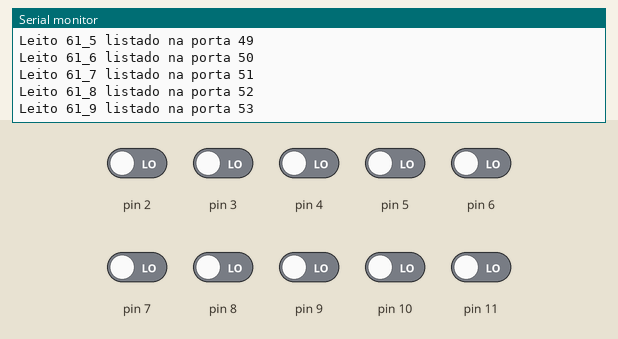
The sketch below on a simulated Arduino Uno, built with avr-gcc and run on an emulated ATmega328P. Parts: the last lines printed to the serial monitor. Inputs (shaded band) come from the test bench; at power-on: pin 2–11 LOW.

Above: at 2.5 s.
2.6 s: pin 2 driven HIGH
At 2.71 s:
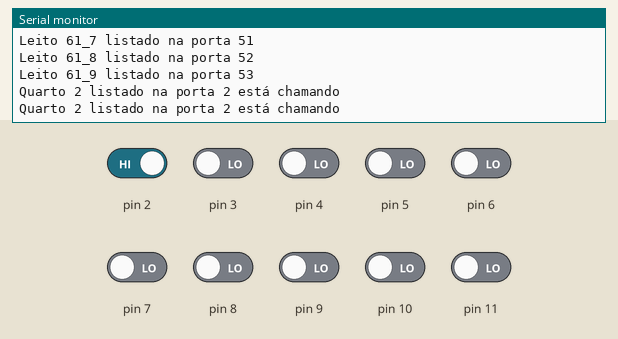
4.5 s: pin 3 driven HIGH
At 4.52 s:
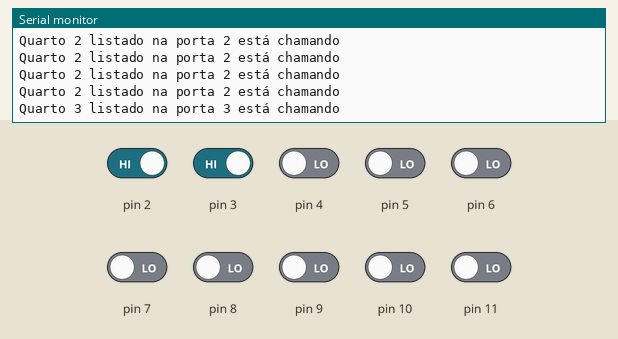
6.0 s: pin 4 driven HIGH
At 6.02 s:
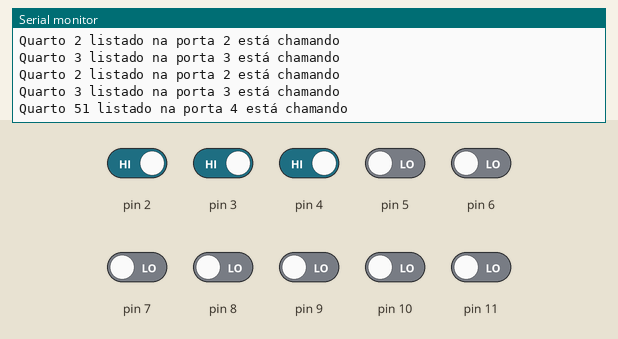
7.5 s: pin 5 driven HIGH
At 7.63 s:
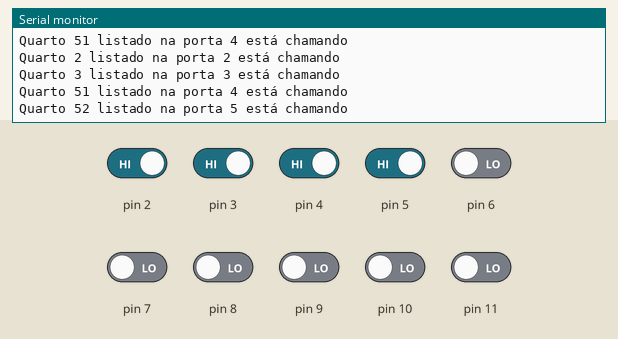
9.0 s: pin 6 driven HIGH
At 9.34 s:
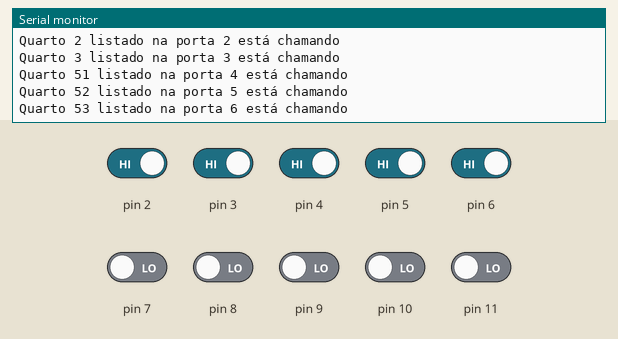
10.5 s: pin 7 driven HIGH
At 10.95 s:
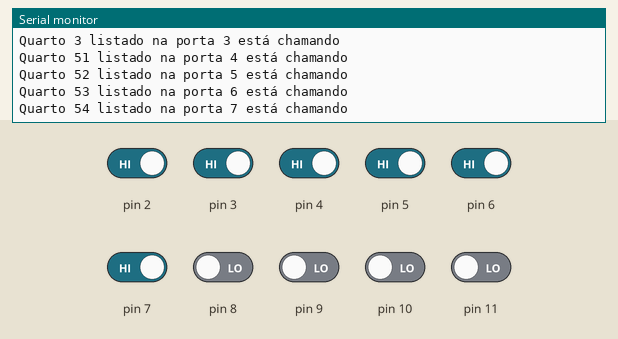
Timing chart, 0 to 13.0 s (numbered marks = the images above; inputs shaded):
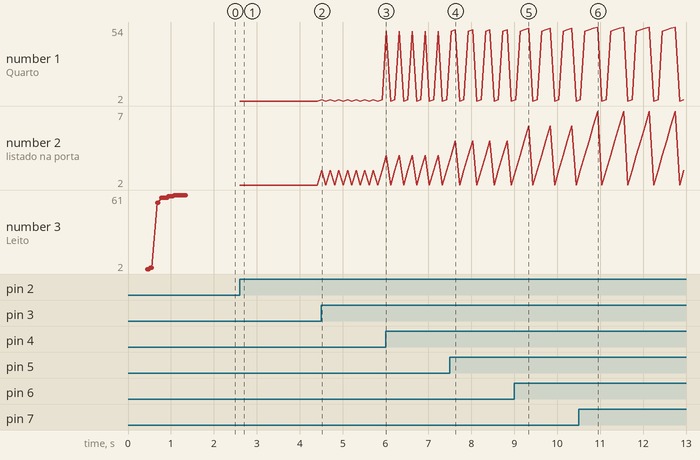

The sketch:

sketch.ino
```cpp
String nome_quartos[14];
int quartos[14];

String nome_leitos[28];
int leitos[28];

void setup() {
  // put your setup code here, to run once:

  Serial.begin(9600);

  //Quartos
  int porta = 2;
  int num_quarto_person = 51;
  int num_quarto_person2 = 1;

  for (int i = 0; i <= 13; i++) {
    if (porta == 2) {
      nome_quartos[i] = "Quarto 2";
    } else if (porta == 3) {
      nome_quartos[i] = "Quarto 3";
    } else if (porta >= 4 && porta <= 11) {
      String num_quarto = String(num_quarto_person);
      nome_quartos[i] = "Quarto " +  num_quarto;
      num_quarto_person++;

      if (num_quarto_person == 55) {
        num_quarto_person = 58;
      }

    } else if (porta >= 22 && porta <= 24) {
      String num_quarto = String(num_quarto_person2);
      String nome_quarto = "Quarto PO";
      nome_quarto.concat(num_quarto);
      nome_quartos[i] =  nome_quarto;
      num_quarto_person2++;
    } else if (porta == 25) {
      nome_quartos[i] = "Quarto 38";
    }


    quartos[i] = porta;
    pinMode(quartos[i], INPUT);
    porta++;

    if (porta == 12) {
      porta = 22;
    }

  }

  for (int i = 0; i <= 13; i++) {
    Serial.print(nome_quartos[i]);
    Serial.print(" listado na porta ");
    Serial.print(quartos[i]);
    Serial.println();
    delay(20);
  }


  //Leitos

  porta = 26;
  int num_leito_person = 1;

  for (int i = 0; i <= 27; i++) {

    if (porta >= 26 && porta <= 27) {
      String num_leito = String(num_leito_person);
      String nome_leito = "Leito 2_";
      nome_leito.concat(num_leito);
      nome_leitos[i] =  nome_leito;
      num_leito_person++;

      if (num_leito_person == 3)
        num_leito_person = 1;

    } else if (porta >= 28 && porta <= 29) {
      String num_leito = String(num_leito_person);
      String nome_leito = "Leito 3_";
      nome_leito.concat(num_leito);
      nome_leitos[i] =  nome_leito;
      num_leito_person++;

      if (num_leito_person == 3)
        num_leito_person = 1;

    } else if (porta >= 30 && porta <= 32) {
      String num_leito = String(num_leito_person);
      String nome_leito = "Leito 5";
      nome_leito.concat(num_leito);
      nome_leitos[i] =  nome_leito;


      num_leito_person++;

      if (num_leito_person == 5)
        num_leito_person = 1;

      if (num_leito_person == 3)
        num_leito_person = 4;

    } else if (porta >= 33 && porta <= 34) {
      String num_leito = String(num_leito_person);
      String nome_leito = "Leito 55_";
      nome_leito.concat(num_leito);
      nome_leitos[i] =  nome_leito;
      num_leito_person++;

      if (num_leito_person == 3)
        num_leito_person = 1;
    } else if (porta == 35) {
      nome_leitos[i] =  "Leitor 58";
    } else if (porta >= 36 && porta <= 40) {
      String num_leito = String(num_leito_person);
      String nome_leito = "Leito 59_";
      nome_leito.concat(num_leito);
      nome_leitos[i] =  nome_leito;
      num_leito_person++;

      if (num_leito_person == 6)
        num_leito_person = 1;
    } else if (porta >= 41 && porta <= 44) {
      String num_leito = String(num_leito_person);
      String nome_leito = "Leito 60_";
      nome_leito.concat(num_leito);
      nome_leitos[i] =  nome_leito;
      num_leito_person++;

      if (num_leito_person == 5)
        num_leito_person = 1;
    } else if (porta >= 45) {
      String num_leito = String(num_leito_person);
      String nome_leito = "Leito 61_";
      nome_leito.concat(num_leito);
      nome_leitos[i] =  nome_leito;
      num_leito_person++;
    }


    leitos[i] = porta;
    pinMode(leitos[i], INPUT);
    porta++;


  }

  Serial.println();
  Serial.println();
  Serial.println();

  for (int i = 0; i <= 27; i++) {
    Serial.print(nome_leitos[i]);
    Serial.print(" listado na porta ");
    Serial.print(leitos[i]);
    Serial.println();
    delay(20);
  }


}

void loop() {

    for (int i = 0; i <= 13; i++) {

      int estado = digitalRead(quartos[i]);
      if (estado == 1) {

        Serial.print(nome_quartos[i]);
        Serial.print(" listado na porta ");
        Serial.print(quartos[i]);
        Serial.println(" está chamando");
        Serial.println();
        delay(100);
      }
    }

    for (int i = 0; i <= 27; i++) {

      int estado = digitalRead(leitos[i]);
      if (estado == 1) {

        Serial.print(nome_leitos[i]);
        Serial.print(" listado na porta ");
        Serial.print(leitos[i]);
        Serial.println(" está chamando");
        Serial.println();
        delay(100);
      }
    }


}
```

Measured:
- after the input at 2.6 s, the serial monitor: prints a new line at once (image 1)
- after the input at 4.5 s, the serial monitor: prints a new line at once (image 2)
- after the input at 6.0 s, the serial monitor: prints a new line at once (image 3)
- after the input at 7.5 s, the serial monitor: prints a new line after 0.13 s (image 4)
- after the input at 9.0 s, the serial monitor: prints a new line after 0.33 s (image 5)
- after the input at 10.5 s, the serial monitor: prints a new line after 0.44 s (image 6)
- plotted number 1: 2 → 3 after the input at 4.5 s
- plotted number 2: 2 → 3 after the input at 4.5 s
